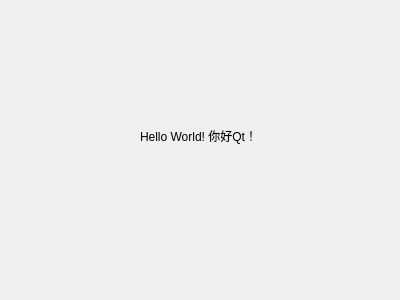
<?xml version="1.0" encoding="UTF-8"?>
<ui version="4.0">
 <class>HelloDialog</class>
 <widget class="QDialog" name="HelloDialog">
  <property name="geometry">
   <rect>
    <x>0</x>
    <y>0</y>
    <width>400</width>
    <height>300</height>
   </rect>
  </property>
  <property name="windowTitle">
   <string>HelloDialog</string>
  </property>
  <widget class="QLabel" name="label">
   <property name="geometry">
    <rect>
     <x>140</x>
     <y>110</y>
     <width>131</width>
     <height>51</height>
    </rect>
   </property>
   <property name="text">
    <string>Hello World! 你好Qt！</string>
   </property>
  </widget>
 </widget>
 <layoutdefault spacing="6" margin="11"/>
 <resources/>
 <connections/>
</ui>
